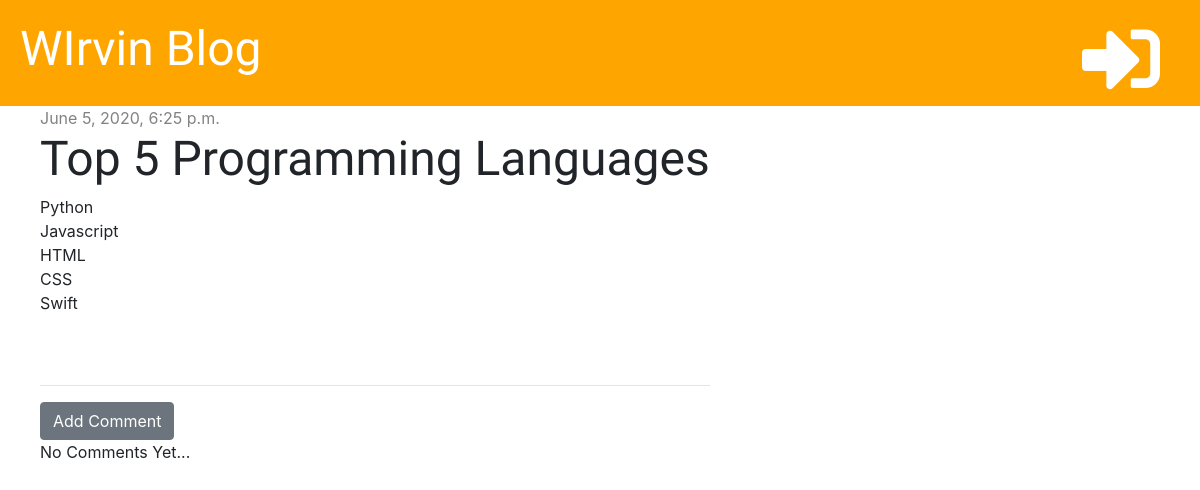
The app's page /post/2/, older data.
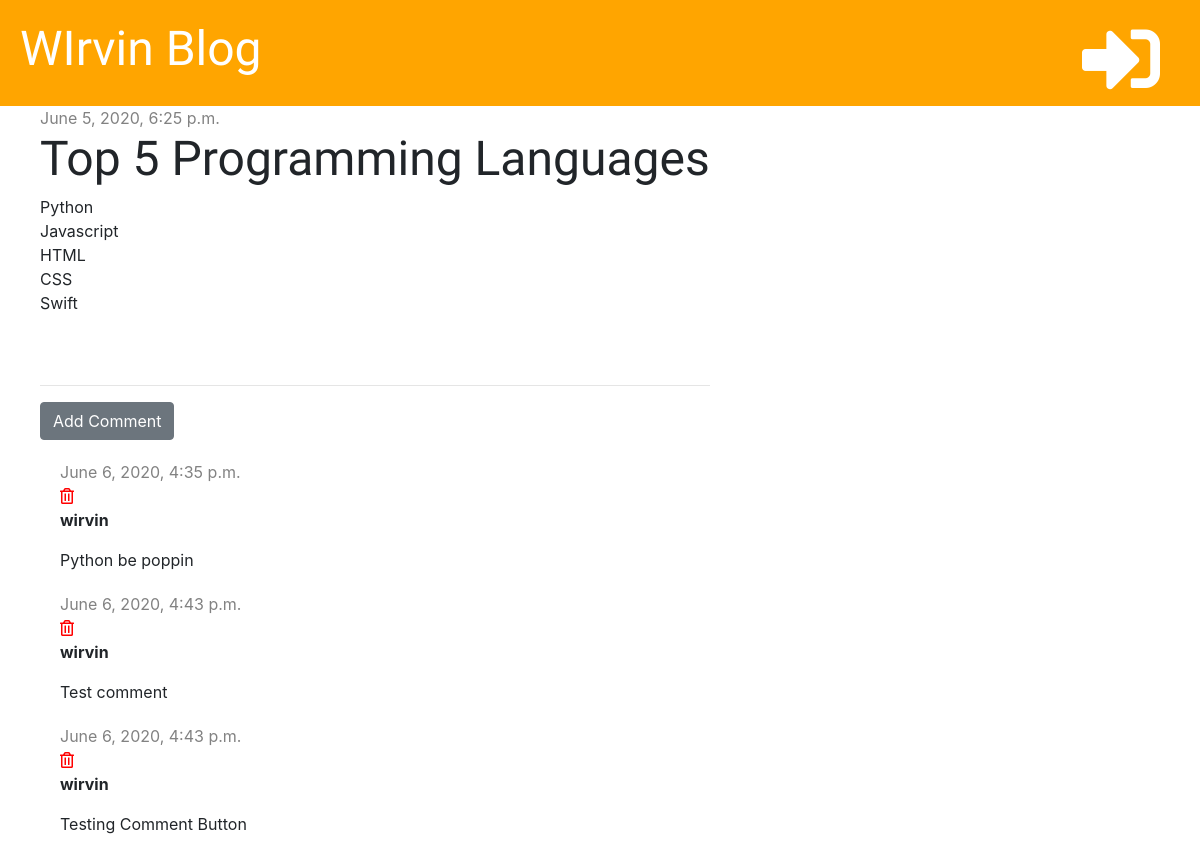
The same page, newer data.
### blogpost/models.py (models this page shows, shortened)
class Comment(models.Model):
    post = models.ForeignKey('blogpost.Post', on_delete=models.CASCADE, related_name='comments')
    author = models.CharField(max_length=200)
    created_date = models.DateTimeField(default=timezone.now())
    text = models.TextField()

### blogpost/views.py (the view)
# urls.py: path('post/<int:pk>/', views.post_detail, name='post_detail'),
def post_detail(request, pk):
    post = get_object_or_404(Post, pk=pk)
    stuff_for_front_end = {'post': post}
    return render(request, 'blog/post_detail.html', stuff_for_front_end)

### blogpost/templates/blog/post_detail.html (shortened to what this page needs)
{% extends 'blog/base.html' %}
{% block content %}
    <div class="post">
        {% if post.published_date %}
        <div class="date">
            {{ post.published_date }}
        </div>
        {% else %}
        <a href="{% url 'post_publish' pk=post.pk %}" class="btn btn-primary">Publish</a>
        {% endif %}
        <h1>{{ post.title }}</h1>
        <p>{{ post.text|linebreaksbr }}</p>
    </div>
    <hr>
    <a href="{% url 'add_comment_to_post' pk=post.pk %}" class="btn btn-secondary">Add Comment</a>
    {% for comment in post.comments.all %}
    <div class="comment">
        <div class="date">
            {{ comment.created_date }}
        </div>
        <a href="{% url 'comment_remove' pk=comment.pk %}"><i class="far fa-trash-alt" style="color: red"></i></a>
        <p><strong>{{ comment.author }}</strong></p>
        <p>{{ comment.text }}</p>
    </div>
    {% empty %}
    <p>No Comments Yet...</p>
    {% endfor %}
{% endblock %}

Row changes from the older to the newer data that the page shows:
added Comment: created_date "June 6, 2020, 4:35 p.m.", author "wirvin", text "Python be poppin"
added Comment: created_date "June 6, 2020, 4:43 p.m.", author "wirvin", text "Test comment"
added Comment: created_date "June 6, 2020, 4:43 p.m.", author "wirvin", text "Testing Comment Button"
Text that changed along with them:
text no longer shown: "No Comments Yet..."
